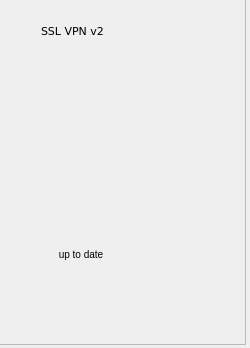
<?xml version="1.0" encoding="UTF-8"?>
<ui version="4.0">
 <class>FrmMain</class>
 <widget class="QMainWindow" name="FrmMain">
  <property name="geometry">
   <rect>
    <x>0</x>
    <y>0</y>
    <width>250</width>
    <height>348</height>
   </rect>
  </property>
  <property name="windowTitle">
   <string>FrmMain</string>
  </property>
  <property name="styleSheet">
   <string notr="true"/>
  </property>
  <widget class="QWidget" name="centralWidget">
   <widget class="QFrame" name="frameMainWindow">
    <property name="geometry">
     <rect>
      <x>-1</x>
      <y>-1</y>
      <width>247</width>
      <height>346</height>
     </rect>
    </property>
    <property name="styleSheet">
     <string notr="true"/>
    </property>
    <property name="frameShape">
     <enum>QFrame::StyledPanel</enum>
    </property>
    <property name="frameShadow">
     <enum>QFrame::Raised</enum>
    </property>
    <widget class="QWidget" name="verticalLayoutWidget">
     <property name="geometry">
      <rect>
       <x>10</x>
       <y>10</y>
       <width>228</width>
       <height>327</height>
      </rect>
     </property>
     <layout class="QVBoxLayout" name="mainGrid">
      <property name="spacing">
       <number>0</number>
      </property>
      <property name="bottomMargin">
       <number>6</number>
      </property>
      <item>
       <widget class="QWidget" name="widget" native="true">
        <property name="minimumSize">
         <size>
          <width>0</width>
          <height>20</height>
         </size>
        </property>
        <property name="styleSheet">
         <string notr="true"/>
        </property>
        <widget class="QWidget" name="horizontalLayoutWidget_2">
         <property name="geometry">
          <rect>
           <x>0</x>
           <y>0</y>
           <width>261</width>
           <height>22</height>
          </rect>
         </property>
         <layout class="QHBoxLayout" name="hHeader">
          <property name="spacing">
           <number>6</number>
          </property>
          <property name="leftMargin">
           <number>8</number>
          </property>
          <property name="topMargin">
           <number>1</number>
          </property>
          <property name="rightMargin">
           <number>4</number>
          </property>
          <property name="bottomMargin">
           <number>1</number>
          </property>
          <item>
           <widget class="QLabel" name="windowTitleIcon">
            <property name="maximumSize">
             <size>
              <width>130</width>
              <height>16</height>
             </size>
            </property>
            <property name="styleSheet">
             <string notr="true"/>
            </property>
            <property name="text">
             <string/>
            </property>
            <property name="pixmap">
             <pixmap resource="../res.qrc">:/data/images/logo.png</pixmap>
            </property>
            <property name="scaledContents">
             <bool>false</bool>
            </property>
           </widget>
          </item>
          <item>
           <widget class="QLabel" name="windowTitleLabel">
            <property name="font">
             <font>
              <family>Verdana</family>
              <pointsize>8</pointsize>
             </font>
            </property>
            <property name="styleSheet">
             <string notr="true"/>
            </property>
            <property name="text">
             <string>SSL VPN v2</string>
            </property>
           </widget>
          </item>
          <item>
           <spacer name="horizontalSpacer">
            <property name="orientation">
             <enum>Qt::Horizontal</enum>
            </property>
            <property name="sizeHint" stdset="0">
             <size>
              <width>40</width>
              <height>20</height>
             </size>
            </property>
           </spacer>
          </item>
          <item>
           <widget class="QPushButton" name="cmdCloseWindow">
            <property name="sizePolicy">
             <sizepolicy hsizetype="Preferred" vsizetype="Preferred">
              <horstretch>0</horstretch>
              <verstretch>0</verstretch>
             </sizepolicy>
            </property>
            <property name="minimumSize">
             <size>
              <width>16</width>
              <height>16</height>
             </size>
            </property>
            <property name="maximumSize">
             <size>
              <width>16777215</width>
              <height>16777215</height>
             </size>
            </property>
            <property name="cursor">
             <cursorShape>PointingHandCursor</cursorShape>
            </property>
            <property name="toolTip">
             <string>Close the window</string>
            </property>
            <property name="styleSheet">
             <string notr="true"/>
            </property>
            <property name="text">
             <string/>
            </property>
            <property name="icon">
             <iconset resource="../res.qrc">
              <normaloff>:/data/images/minimize.png</normaloff>:/data/images/minimize.png</iconset>
            </property>
            <property name="iconSize">
             <size>
              <width>16</width>
              <height>16</height>
             </size>
            </property>
            <property name="shortcut">
             <string>Ctrl+Q, Ctrl+S</string>
            </property>
            <property name="flat">
             <bool>true</bool>
            </property>
           </widget>
          </item>
         </layout>
        </widget>
       </widget>
      </item>
      <item>
       <layout class="QHBoxLayout" name="hboxSettingsLayout">
        <property name="spacing">
         <number>0</number>
        </property>
        <property name="leftMargin">
         <number>5</number>
        </property>
        <property name="topMargin">
         <number>5</number>
        </property>
        <property name="rightMargin">
         <number>5</number>
        </property>
        <property name="bottomMargin">
         <number>1</number>
        </property>
        <item>
         <widget class="QLabel" name="lblUpdateIcon">
          <property name="minimumSize">
           <size>
            <width>16</width>
            <height>20</height>
           </size>
          </property>
          <property name="maximumSize">
           <size>
            <width>16777215</width>
            <height>16777215</height>
           </size>
          </property>
          <property name="text">
           <string/>
          </property>
          <property name="scaledContents">
           <bool>false</bool>
          </property>
         </widget>
        </item>
        <item>
         <widget class="QPushButton" name="cmdUpdateState">
          <property name="font">
           <font>
            <pointsize>8</pointsize>
           </font>
          </property>
          <property name="cursor">
           <cursorShape>PointingHandCursor</cursorShape>
          </property>
          <property name="toolTip">
           <string>Click to check again</string>
          </property>
          <property name="styleSheet">
           <string notr="true">font-size: 7.5pt;</string>
          </property>
          <property name="text">
           <string>up to date</string>
          </property>
          <property name="flat">
           <bool>true</bool>
          </property>
         </widget>
        </item>
        <item>
         <spacer name="settingsSpacer">
          <property name="orientation">
           <enum>Qt::Horizontal</enum>
          </property>
          <property name="sizeHint" stdset="0">
           <size>
            <width>40</width>
            <height>20</height>
           </size>
          </property>
         </spacer>
        </item>
        <item>
         <widget class="QPushButton" name="cmdSettingMenu">
          <property name="sizePolicy">
           <sizepolicy hsizetype="Preferred" vsizetype="Preferred">
            <horstretch>0</horstretch>
            <verstretch>0</verstretch>
           </sizepolicy>
          </property>
          <property name="maximumSize">
           <size>
            <width>16777215</width>
            <height>16777215</height>
           </size>
          </property>
          <property name="cursor">
           <cursorShape>PointingHandCursor</cursorShape>
          </property>
          <property name="toolTip">
           <string>Open the settings menu</string>
          </property>
          <property name="text">
           <string/>
          </property>
          <property name="flat">
           <bool>true</bool>
          </property>
         </widget>
        </item>
       </layout>
      </item>
     </layout>
    </widget>
   </widget>
  </widget>
 </widget>
 <layoutdefault spacing="6" margin="11"/>
 <resources>
  <include location="../res.qrc"/>
 </resources>
 <connections/>
</ui>
